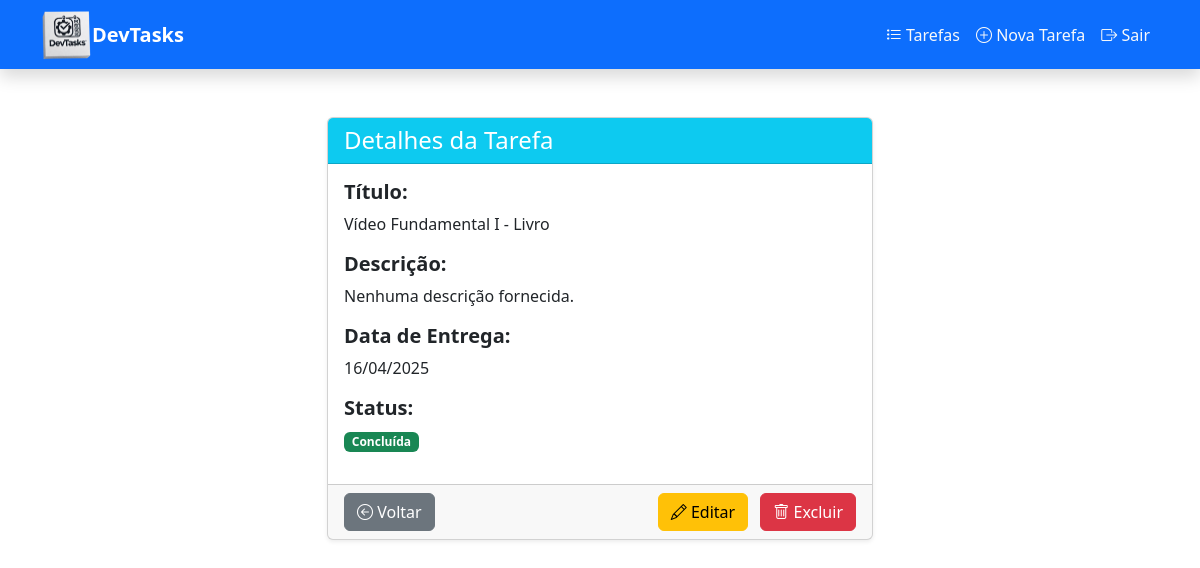
Page /tasks/visualizar/6/ on the committed database.
### tasks/models.py (models this page shows, shortened)
class Tasks(models.Model):
    autor = models.ForeignKey('auth.User', on_delete=models.CASCADE)
    titulo = models.CharField(max_length=100)
    descricao = models.TextField()
    data_entrega = models.DateField(blank=True, null=True)
    arquivo = models.FileField(upload_to='arquivos/%Y/%m/%d/', blank=True, null=True)
    entregue = models.BooleanField(default=False)

### tasks/views.py (the view)
# urls.py: path('tasks/visualizar/<int:id_tarefa>/', views.visualizar_tarefa, name='visualizar_tarefa'),
def visualizar_tarefa(request, id_tarefa):
    task = Tasks.objects.get(id=id_tarefa)
    return render(request, 'tasks/visualizar_tarefa.html', {'task': task})

### templates/tasks/visualizar_tarefa.html (shortened to what this page needs)
<!DOCTYPE html>
<html lang="pt-BR">
<head>
    <link href="https://cdn.jsdelivr.net/npm/bootstrap@5.3.0/dist/css/bootstrap.min.css" rel="stylesheet">
</head>
<body>
    <header>
        {% include 'shared/header.html' %}
    </header>
    <div class="container my-5">
        <div class="row justify-content-center">
            <div class="col-lg-6 col-md-8 col-sm-12">
                <div class="card shadow-sm">
                    <div class="card-header bg-info text-white">
                        <h4 class="mb-0">Detalhes da Tarefa</h4>
                    </div>
                    <div class="card-body">
                        <h5 class="fw-bold">Título:</h5>
                        <p>{{ task.titulo }}</p>
                        <h5 class="fw-bold">Descrição:</h5>
                        <p>{{ task.descricao|default:"Nenhuma descrição fornecida." }}</p>
                        <h5 class="fw-bold">Data de Entrega:</h5>
                        <p>{{ task.data_entrega|date:"d/m/Y" }}</p>
                        <h5 class="fw-bold">Status:</h5>
                        <p>
                            {% if task.entregue %}
                                <span class="badge bg-success">Concluída</span>
                            {% else %}
                                <span class="badge bg-warning text-dark">Pendente</span>
                            {% endif %}
                        </p>
                    </div>
                    <div class="card-footer d-flex justify-content-between">
                        <a href="{% url 'listar_tarefas' %}" class="btn btn-secondary">
                            <i class="bi bi-arrow-left-circle"></i> Voltar
                        </a>
                        <div>
                            <a href="{% url 'editar_tarefa' task.id %}" class="btn btn-warning me-2">
                                <i class="bi bi-pencil"></i> Editar
                            </a>
                            <a href="{% url 'excluir_tarefa' task.id %}" class="btn btn-danger">
                                <i class="bi bi-trash"></i> Excluir
                            </a>
                        </div>
                    </div>
                </div>
            </div>
        </div>
    </div>
    <link href="https://cdn.jsdelivr.net/npm/bootstrap-icons/font/bootstrap-icons.css" rel="stylesheet">
</body>
</html>

### rows in the picture
Tasks: titulo "Vídeo Fundamental I - Livro", descricao "Nenhuma descrição fornecida.", data_entrega "16/04/2025"
